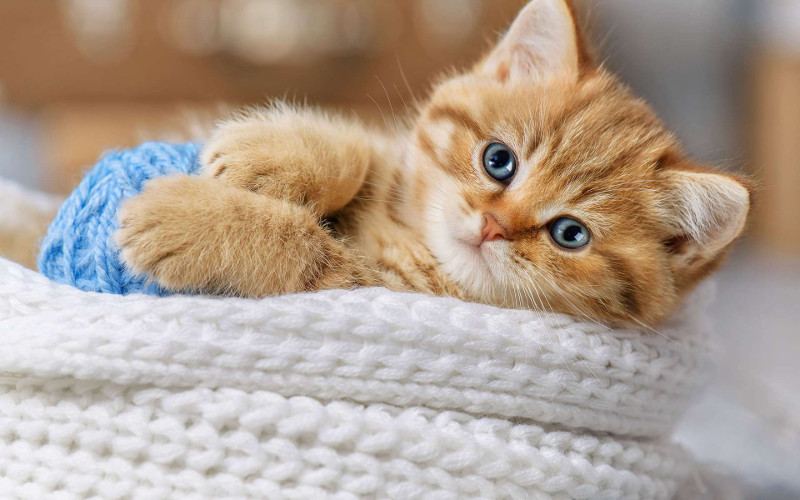
#> input picture T3 - Segmentation et Manipulation dimages couleurs-20201111/chaton.png, 800 x 500 px
$ jupyter execute --allow-errors TP_3_sujet.ipynb
#> lines starting #> are read from the running program, lines starting #| are printed output that depends on the picture; after the words box and inside, x2 and y2 are one past the last pixel; in counts of white or black regions, pixels touching at a corner belong together
Groupe:

1 - Nom, Prénom, Matricule: Dinh, Huyen Trang, 1846776

2 - Nom, Prénom, Matricule: Ossim Belias, François Philippe, 1822601

L'objectif de ce laboratoire est de se familiariser avec les notions de segmentation et de manipulation d'images couleurs. Pour cela, nous allons transformer une photographie réelle afin de lui donner un effet dessin. Deux étapes sont mises en oeuvre: la première est de détecter les contours dans l'image, pour donner un effet trait au feutre noir à notre dessin. La seconde consiste à réduire intelligemment le nombre de couleurs, de telle sorte à obtenir des régions uniformes.

**Remise**:

La date de remise est fixée au lundi 7 Décembre à 23h55. Une pénalité de 3 points par jour sera appliquée lors d'un retard.

**Documents à remettre** :

Les exercices doivent être codés dans ce fichier TP.ipynb. Les réponses aux questions doivent être inclues dans le code sous forme de commentaires ou dans des cellules dédiées (*Markdown* ou *text*). Les exercices doivent être séparés par des cellules, suivant le template fourni. Vous devez bien identifier chaque exercice et sous-question, et bien commenter le code. Veuillez nommer vos variables de manière explicite et assurez-vous que toutes les figures soient lisibles.

Créer un fichier de rendu **html** (*Fichier -> Télécharger au format... -> HTML*)  de votre code et de vos graphiques. Veuillez remettre tous vos fichiers (.ipynb, html et autres) dans un seul fichier **zip** et nommez ce fichier selon vos matricules (Mat1\_Mat2.zip).

Une pénalité de 3 points sera appliquée si ces consignes ne sont pas respectées.

# Imports et utilitaires

[cell 1]
import cv2
import numpy as np
import scipy
import matplotlib.pyplot as plt
plt.rcParams['image.cmap'] = 'gray' # Choix de la color map par défaut, ne pas modifier
import matplotlib
import scipy.signal
matplotlib.rcParams['figure.figsize'] = (25.0, 10.0) # Taille des figures par défaut, peut-être modifié au cas par cas.
from scipy.cluster.vq import kmeans

def imshow(img, title=None, ax=None, is_bgr=False, cmap='gray'):
    """
    param img: image à afficher (soit hxwx3, soit hxw)
    param title: Falcultatif. Titre du graphique
    param ax: Falcultatif. axe sur lequel l'image sera affiché. Si aucun n'est donné, un nouvel axe sera créé.
    param is_bgr: Pour une image couleur, si vraie, effectue la conversion BGR -> RGB
    param cmap: Map de couleur utilisé pour afficher les images.
    """
    show=False
    plt.axis('off')
    if ax is None:
        show=True
        if title is not None:
            plt.title(title)
        ax = plt
    else:
        if title is not None:
            ax.set_title(title)
            ax.set_axis_off()

    if img.ndim==2:
        ax.imshow(img, cmap='gray')
    else:
        if is_bgr:
            img = img[:,:,::-1].copy()
        ax.imshow(img)
    if show:
        plt.show()

def f2int(img):
    return (img*255).astype(np.uint8)

def int2f(img):
    return img.astype(np.float32)/255.

# Partie 1
Qui dit dessin dit traits. La première partie de ce TP sera donc consacrée à la détection des contours de l'image, que nous assimilerons par la suite à des traits faits au feutre dans notre dessin. Pour afficher les images, nous vous fournissons une fonction **imshow** (voir la cellule ci-dessus) que vous pouvez utiliser au choix.

## Question 1

Chargez l'image **chat.png**, convertissez-la en valeurs flottantes et affichez-la.

Assurez-vous que les couleurs soient correctement rendues (i.e: telles qu'elles apparaissent dans votre navigateur d'image) et que tous les pixels soient compris dans l'intervalle [0,1].

> **Attention** Si vous utilisez **openCV** (cv2), la librairie ordonne les canaux dans l'ordre <span style="color:blue">b</span>, <span style="color:green">v</span>, <span style="color:red">r</span> au lieu du conventionnel <span style="color:red">r</span>, <span style="color:green">v</span>, <span style="color:blue">b</span>.

> Dans la majeure partie du TP, nous travaillerons avec des valeurs de pixels comprises entre 0 et 1 pour des images de type **np.float32**. Certaines fonctions spécifiques attendent cependant des valeurs comprises entre 0 et 255, pour des images de type np.uint8. Pour vous faciliter le travail, nous fournissons deux fonctions **f2int** et **int2f** qui se chargeront de faire la conversion d'un type vers l'autre (voir cellule de code ci-dessus).

[cell 2]
img = cv2.imread("chaton.png")
#> img is the input picture: shape (500, 800, 3); mean B, G, R 146, 159.9, 176.6
img = int2f(img)
imshow(img, is_bgr=True)
#> in imshow, `img = img[:,:,::-1].copy()`:
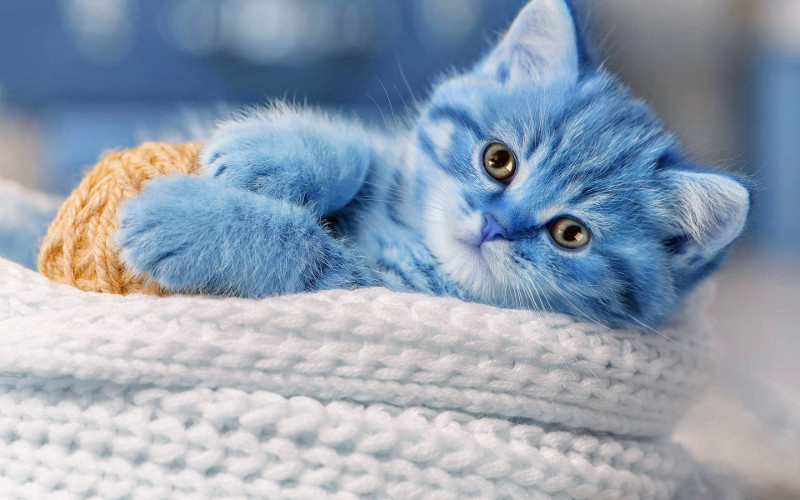
#> img: shape (500, 800, 3) float32; mean of channels 0, 1, 2 0.692, 0.627, 0.572; drawn as B, G, R

## Question 2
La clarté d'une image est définie par:
$$
c = \frac{1}{2}(\max(r, v, b) + \min(r, v, b))
$$

Calculez la clarté de l'image et affichez-la.

[cell 3]
def clarte(img):
    clarte = np.zeros(img.shape[0:2])
    clarte = 0.5 * (np.max(img, axis=2) + np.min(img, axis=2))
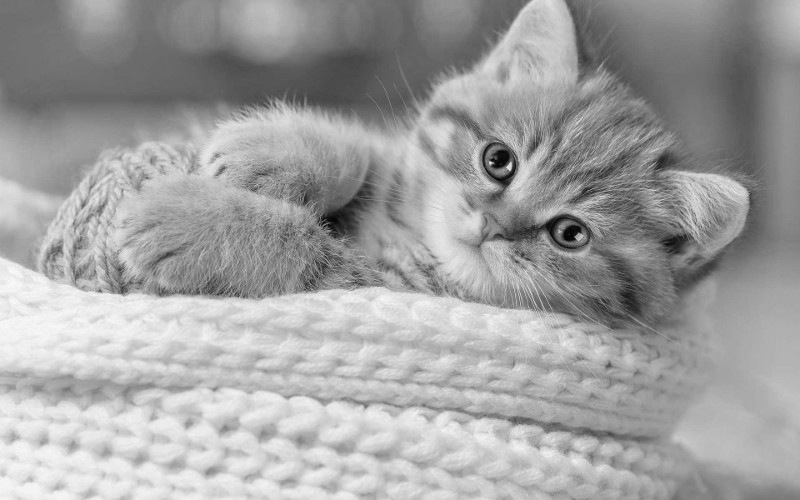
#> clarte: shape (500, 800) float32; min 0.0098, max 0.984, mean 0.632
    return clarte

clarte = clarte(img)
imshow(clarte)

## Question 3
Dans la suite du TP, nous essayerons de détecter les contours dans l'image. Les différentes méthodes vues en cours ont tendance à être sensibles. Or, dans le cas présent le pelage du chat peut-être assimilé à un bruit poivre et sel dense. Quel type de filtre faut-il utiliser pour l'atténuer? Filtrez la clarté avec ce filtre en utilisant une fenêtre de taille 7.

[cell 4]
clarte_filtree = cv2.medianBlur(f2int(clarte), 7)
imshow(clarte_filtree, is_bgr=True)

**Important** Pour les prochaines questions, nous allons comparer différentes techniques de détection des contours. Pour cela, nous partirons de l'image de clarté filtrée à la question précédente dans toutes les questions suivantes.

# Question 4

Calculez et affichez sur deux graphiques adjacent (subplots):
- L'image du gradient horizontal
- L'image du gradient vertical

Sur un troisième graphique (nouvelle figure), affichez également la magnitude du gradient.

> Pour calculer les gradients, vous devez définir vous-mêmes les masques de convolution. Pour la convolution en elle-même, utilisez la fonction **scipy.signal.convolve2d**
```python
convolved = scipy.signal.convolve2d(img, mask, mode='same')
```

[cell 5]
def afficherGradients(convolved_x, convolved_y, magnitude_gradient):
    fig, (ax1, ax2, ax3) = plt.subplots(1, 3)
    imshow(convolved_x, title="Gradient horizontal", ax=ax1)
    imshow(convolved_y, title="Gradient vertical", ax=ax2)
    imshow(magnitude_gradient, title="Magnitude du gradient", ax=ax3)

def calculerGradients(image):
    g_x = np.array([[1, 1, 1], [0, 0, 0], [-1, -1, -1]]) #prewitt
    g_y = np.array([[1, 0, -1], [1, 0, -1], [1, 0, -1]]) #prewitt

    convolved_x = scipy.signal.convolve2d(image, g_x, mode='same')
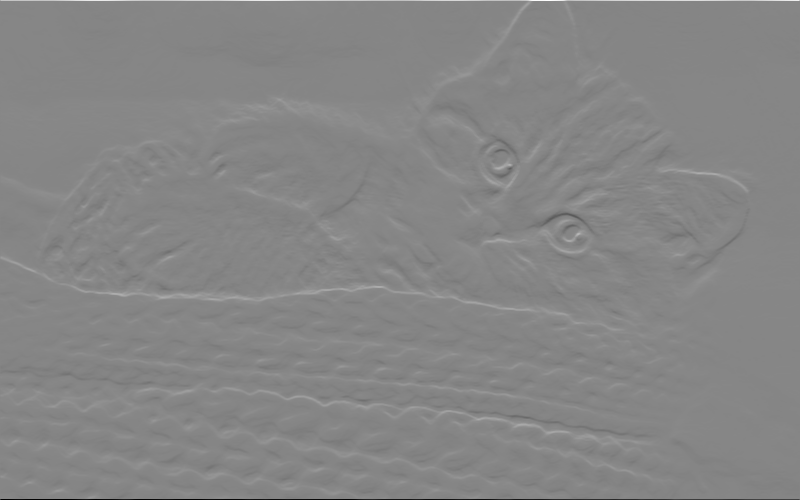
#> convolved_x: shape (500, 800) int64; min -729, max 657, mean 0.3; drawn with min black and max white
    convolved_y = scipy.signal.convolve2d(image, g_y, mode='same')
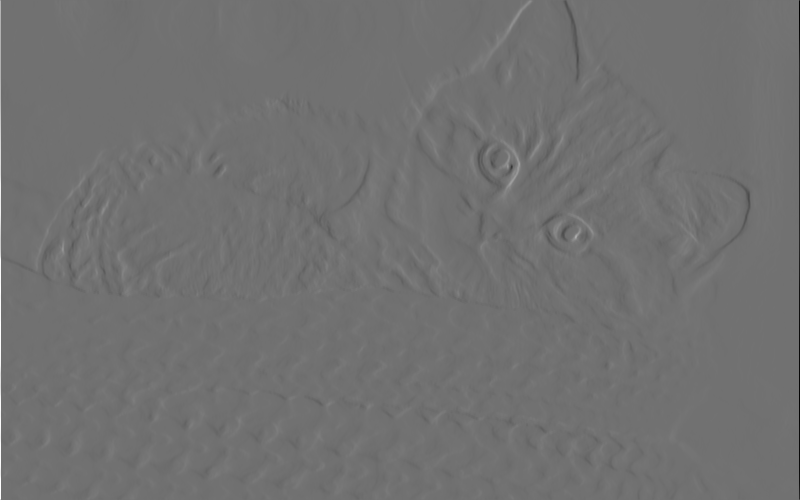
#> convolved_y: shape (500, 800) int64; min -588, max 734, mean -0.1; drawn with min black and max white
    magnitude_gradient = np.sqrt(convolved_x ** 2 + convolved_y ** 2)
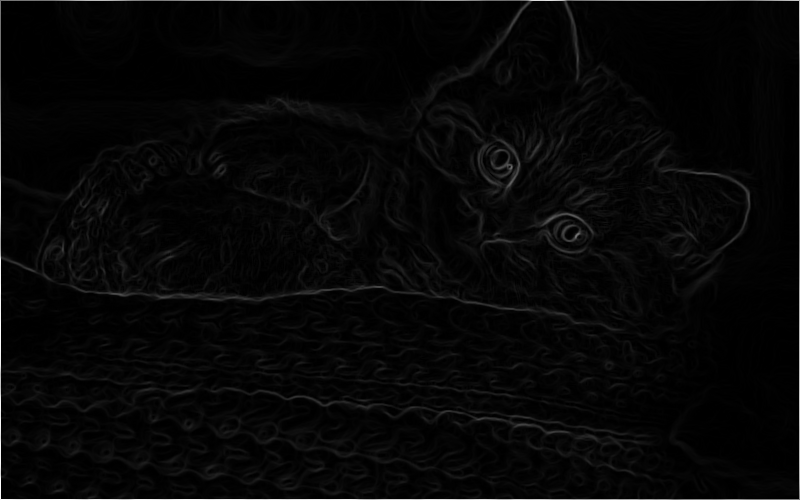
#> magnitude_gradient: shape (500, 800) float64; min 0, max 734, mean 19.6; drawn with min black and max white

    return convolved_x, convolved_y, magnitude_gradient

[cell 6]
convolved_x, convolved_y, magnitude_gradient = calculerGradients(clarte_filtree)
afficherGradients(convolved_x, convolved_y, magnitude_gradient)

# Question 5

Refaites la même expérience, mais cette fois en préfiltrant l'image avec un filtre Gaussien d'écart-type $\sigma=1$. Vous devez construire vous-même le masque Gaussien (vous ne pouvez pas utiliser cv2.GaussianBlur), en justifiant la taille du masque (en fonction de $\sigma$).
Que se passe-t-il lorsqu'on fait varier sigma?

> On rappelle qu'une fonction Gaussienne 2D est donnée par
$$G(x, y)=A e^{\frac{-(x²+y²)}{2\sigma²}}$$
où $A$ est une constante permettant d'assurer que l'aire sous la gaussienne est bien égale à 1.

[cell 7]
def gaussian2d(sigma):
    kernel_size = int(6 * sigma)
    x, y = np.meshgrid(np.linspace(-1,1,kernel_size), np.linspace(-1,1,kernel_size))
    gauss = np.exp(-(x**2 + y**2) / 2* sigma ** 2)
    A =  1 / np.sum(gauss)
    return A * gauss


sigma = 1
gaussian_mask = gaussian2d(sigma)

clarte_gaussien = scipy.signal.convolve2d(clarte_filtree, gaussian_mask, mode='same')
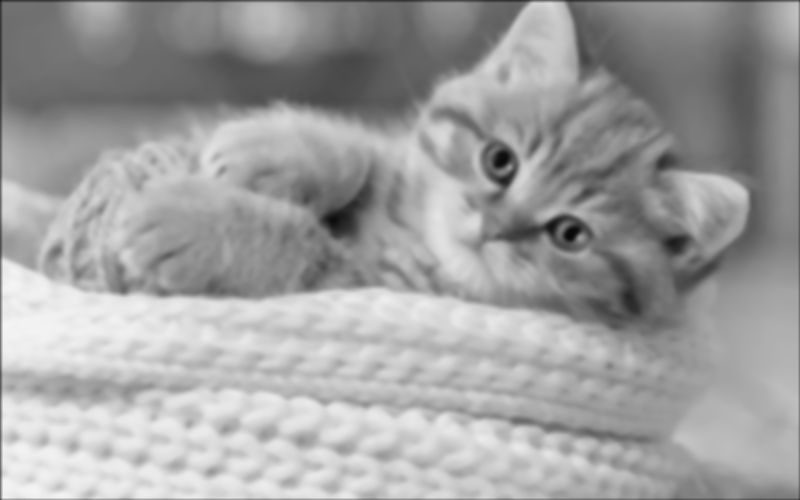
#> clarte_gaussien: shape (500, 800) float64; min 8.67, max 244.8, mean 160.3

convolved_x, convolved_y, magnitude_gradient = calculerGradients(clarte_gaussien)
afficherGradients(convolved_x, convolved_y, magnitude_gradient)

# Question 6
Afin d'extraire des contours de la magnitude des gradients, nous allons utiliser la méthode d'Otsu que vous allez devoir implémenter.
Complétez la fonction suivante:
```python
def seuillage_otsu(img):
    assert img.dtype==np.uint8, "L'image doit être de type uint8"
    thresholds = np.unique(img)
    hist, bins = np.histogram(img, np.arange(256))
    bins = bins[:-1]
    hist = hist/img.size
    nu = 0
    for k in thresholds:
        hist_c1  = hist[:k] # Histogramme du cluster 1
        hist_c2  = hist[k:] # Histogramme du cluster 2
        P1_k = ... # Probabilité d'appartenir au cluster 1
        P2_k = ... # A compléter
        if P1_k==0:
            continue
        if P2_k==0:
            break
        m1_k =  np.sum(bins[:k]*hist_c1) / P1_k.astype(np.float32) # Calcul de la moyenne sur le cluster 1
        m2_k =  ... # A compléter
        var_interclasse = ... # A compléter
        if var_interclasse>nu:
            threshold = k
            nu = var_interclasse
    image_seuillee = ... # À completer
    return image_seuillee
```
Qui prend une image monochrome en paramètre et effectue un seuillage automatique selon la méthode d'Otsu.

> Attention, pour la méthode d'Otsu, l'image doit-être de type uint8.

Comparez l'effet de la fonction sur la magnitude de gradients avec préfiltrage gaussien et sans. Qu'observez-vous?

[cell 8]
def seuillage_otsu(blur):
    hist = cv2.calcHist([blur],[0],None,[256],[0,256])
#> hist = 256 values, max 3974 at index 113, min 0 at index 0, mean 1562.5
    hist_norm = hist.ravel()/hist.max()
#> hist_norm = 256 values, max 1 at index 113, min 0 at index 0, mean 0.393
    Q = hist_norm.cumsum()
#> Q = 256 values from 0 to 100.7

    bins = np.arange(256)

    fn_min = np.inf
    thresh = -1

    for i in range(1,256):
        p1,p2 = np.hsplit(hist_norm,[i]) # probabilities
        q1,q2 = Q[i],Q[255]-Q[i] # cum sum of classes
        b1,b2 = np.hsplit(bins,[i]) # weights

        # finding means and variances
        m1,m2 = np.sum(p1*b1)/q1, np.sum(p2*b2)/q2
        v1,v2 = np.sum(((b1-m1)**2)*p1)/q1,np.sum(((b2-m2)**2)*p2)/q2

        # calculates the minimization function
        fn = v1*q1 + v2*q2
        if fn < fn_min:
            fn_min = fn
            thresh = i
#> this loop made 255 passes
#> (p1, q1, q2, m1, m2, v1, v2, fn) on passes 7 to 11: ([0, 0, 0, 0, 0, 0, 0], 0.000252, 100.7, 0, 161.1, 0, 1912, 192452.2), ([0, 0, 0, 0, 0, 0, 0, 0.000252], 0.00377, 100.7, 0.467, 161.1, 2.85, 1912, 192446.2), ([0, 0, 0, 0, 0, 0, 0, 0.000252, 0.00352], 0.0108, 100.6, 2.77, 161.1, 9.33, 1911.3, 192363.7), ([0, 0, 0, 0, 0, 0, 0, 0.000252, 0.00352, 0.00705], 0.0179, 100.6, 5.23, 161.1, 7.18, 1909.9, 192200.7), ([0, 0, 0, 0, 0, 0, 0, 0.000252, 0.00352, 0.00705, 0.00705], 0.0272, 100.6, 6.03, 161.1, 6.89, 1908.4, 192039.9)
#> (q1, q2, m1, m2, v1, v2, fn, fn_min) on passes 12 to 17: (0.0357, 100.6, 7.45, 161.2, 5.07, 1906.5, 191830, 191830), (0.0403, 100.6, 9.16, 161.2, 2.77, 1904.7, 191639.6, 191639.6), (0.0498, 100.6, 8.59, 161.2, 5.21, 1903.9, 191540.3, 191540.3), (0.0601, 100.6, 9.34, 161.2, 6.09, 1902, 191333.3, 191333.3), (0.0652, 100.6, 10.99, 161.2, 5.36, 1899.9, 191112.8, 191112.8), (0.071, 100.6, 11.23, 161.2, 6.22, 1899, 191006.8, 191006.8)

    # find otsu's threshold value with OpenCV function
    ret, otsu = cv2.threshold(blur,0,255,cv2.THRESH_BINARY+cv2.THRESH_OTSU)
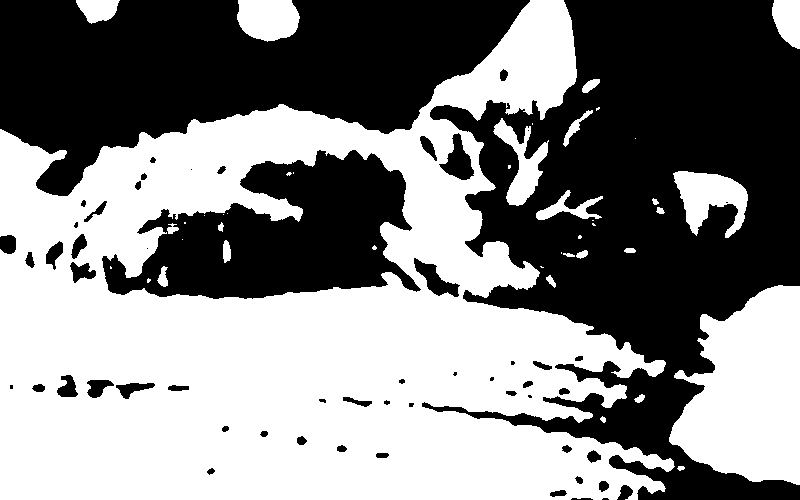
#> otsu: shape (500, 800); 51.9% white; 57 black regions (12 under 20 px), largest, box (x1, y1, x2, y2) and area: (422, 0, 800, 500) 99286, (0, 0, 530, 196) 59842, (102, 150, 421, 299) 27397
    return ret, otsu
